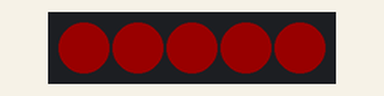
Simulated run of this sketch. Board: Arduino Uno, built with avr-gcc and run on an emulated ATmega328P. Parts: 5 RGB LEDs in strip order, left to right. Dim RGB values are drawn brighter than linear; what the sketch prints to the serial monitor is not drawn.

Above: at 0.45 s.
At 4.37 s:
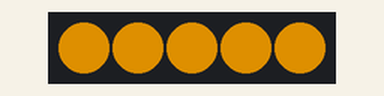
At 7.99 s:
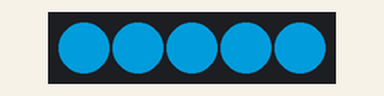
At 16.85 s:
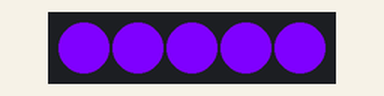
At 21.98 s:
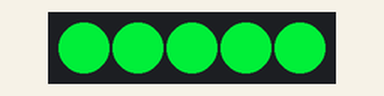
At 27.4 s:
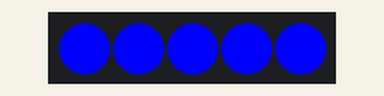
Timing chart, 0 to 28.9 s (numbered marks = the images above):
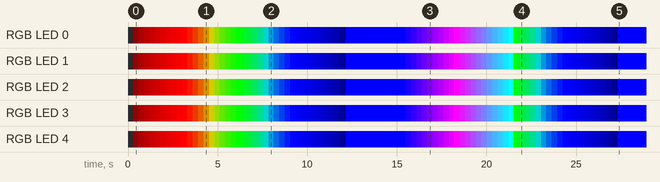

Measured:
- by itself, RGB LED 0: off → RGB(25, 0, 0) at 0.30 s, → RGB(50, 0, 0) 0.30 s later, → RGB(76, 0, 0) 0.30 s later, → RGB(101, 0, 0) 0.30 s later, … (83 changes in this stretch)
- by itself, RGB LED 1: off → RGB(25, 0, 0) at 0.30 s, → RGB(50, 0, 0) 0.30 s later, → RGB(75, 0, 0) 0.30 s later, → RGB(101, 0, 0) 0.30 s later, … (82 changes in this stretch)

The sketch:

Neopixel_code.ino
```cpp
#include <Adafruit_NeoPixel.h>

#define PIN 2	 // input pin Neopixel is attached to

#define NUMPIXELS      5 // number of neopixels in strip

Adafruit_NeoPixel pixels = Adafruit_NeoPixel(NUMPIXELS, PIN, NEO_GRB + NEO_KHZ800);

int delayval = 2; // timing delay in milliseconds

int redColor = 0;
int greenColor = 0;
int blueColor = 0;
int looop = 1;

void setup() {
  // Initialize the NeoPixel library.
  pixels.begin();
  Serial.begin(9600);
}

void loop() {
  looop = looop + 1;
  for (int i=0; i < 255; i++){
    if(looop == 2){redColor = i;}
    if(looop == 3){greenColor = i; redColor--;}
    if(looop == 4){blueColor = i; greenColor--; redColor = 0;}
    if(looop == 5){blueColor--; greenColor = 0; redColor = 0;}
    if(looop == 6){looop = 1;}

    for (int i=0; i < NUMPIXELS; i++) {
      // pixels.Color takes RGB values, from 0,0,0 up to 255,255,255
      pixels.setPixelColor(i, pixels.Color(redColor, greenColor, blueColor));

      // This sends the updated pixel color to the hardware.
      pixels.show();

      // Delay for a period of time (in milliseconds).
      delay(delayval);
    }
    Serial.println(looop);
  }

}

// setColor()
// picks random values to set for RGB
void setColor(int x,int y,int z){
  redColor = x;
  greenColor = y;
  blueColor = z;
}
```
